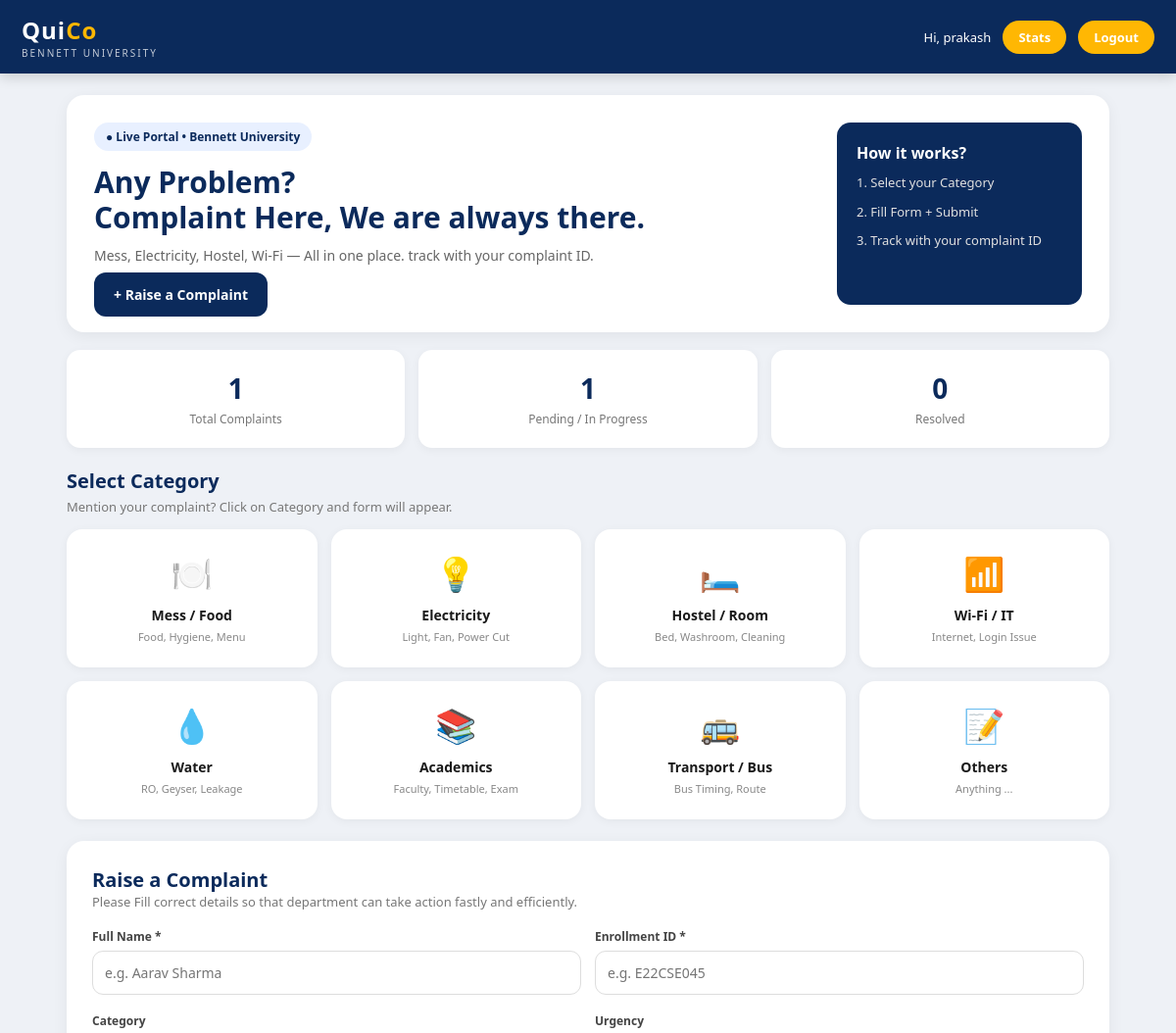
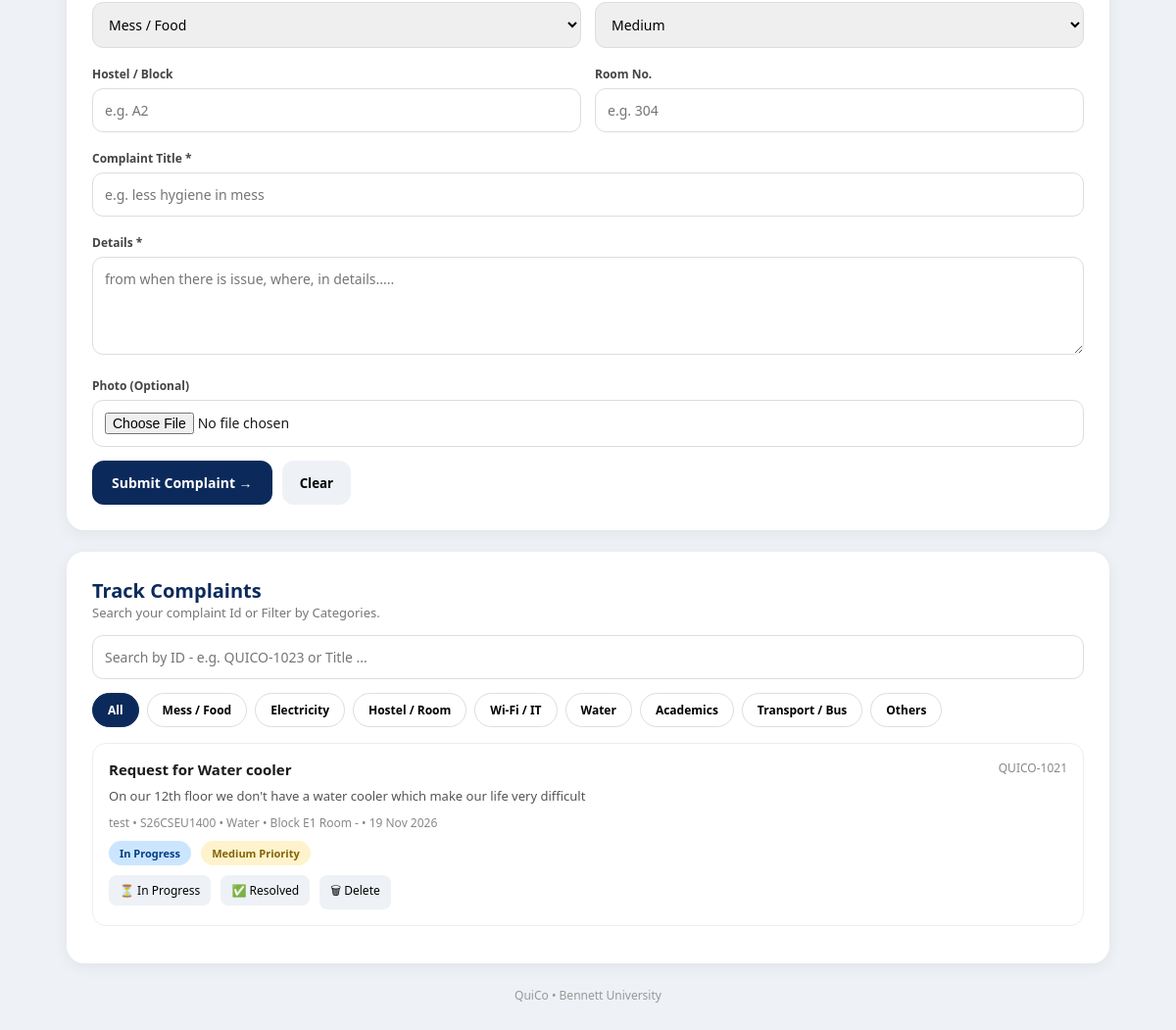
The app's page / (signed in) with its own data (2 pictures, top to bottom).
### complaints/models.py (models this page shows)
class Complaint(models.Model):
    STATUS = [("Pending","Pending"),("InProgress","In Progress"),("Resolved","Resolved")]
    URGENCY = [("Low","Low"),("Medium","Medium"),("High","High")]
    name = models.CharField(max_length=100)
    enroll = models.CharField(max_length=20)
    category = models.CharField(max_length=50)
    urgency = models.CharField(max_length=10, choices=URGENCY, default="Low")
    block = models.CharField(max_length=10, blank=True)
    room = models.CharField(max_length=10, blank=True)
    title = models.CharField(max_length=200)
    desc = models.TextField()
    status = models.CharField(max_length=12, choices=STATUS, default="Pending")
    photo = models.ImageField(upload_to="complaints/", blank=True)
    created = models.DateTimeField(auto_now_add=True)
    @property
    def code(self):                 # replaces "QUICO-1024 + length"
        return f"QUICO-{1020 + self.pk}"

### complaints/views.py (the view)
# urls.py: 2. Add a URL to urlpatterns:  path('', views.home, name='home')
@login_required
def home(request):
    cat = request.GET.get("category", "All")
    q = request.GET.get("q", "").strip()
    qs = Complaint.objects.all().order_by("-created")
    if cat != "All":
        qs = qs.filter(category=cat)
    if q:
        cond = Q(title__icontains=q)
        digits = "".join(ch for ch in q if ch.isdigit())
        if digits:
            cond |= Q(pk=int(digits) - 1020)   # QUICO-1023 -> pk 3
        qs = qs.filter(cond)
    return render(request, "index.html", {
        "categories": CATEGORIES, "complaints": qs, "current": cat,
        "total": Complaint.objects.count(),
        "pending": Complaint.objects.exclude(status="Resolved").count(),
        "resolved": Complaint.objects.filter(status="Resolved").count(),
        "username": request.user.email.split("@")[0],
    })

### templates/index.html (shortened to what this page needs)
{% load static %}
<!DOCTYPE html>
<html lang="en">
<head>
    <link rel="stylesheet" href="{% static 'CSS/style.css' %}">
</head>
<body>
<div id="app">
  <header>
    <div class="brand"><b>Qui<span>Co</span></b><small>BENNETT UNIVERSITY</small></div>
    <div class="header-right">
      <span>Hi, {{ username }}</span>
      <a class="btn-yellow" href="{% url 'stats' %}">Stats</a>
      <a class="btn-yellow" href="{% url 'logout' %}">Logout</a>
    </div>
  </header>
  <main class="container">
    <section class="hero">
      <div>
        <span class="pill">● Live Portal • Bennett University</span>
        <h2>Any Problem?<br>Complaint Here, We are always there.</h2>
        <p>Mess, Electricity, Hostel, Wi-Fi — All in one place. track with your complaint ID.</p>
        <a class="btn-dark" href="#formBox">+ Raise a Complaint</a>
      </div>
      <div class="hero-card">
        <b>How it works?</b>
        <p>1. Select your Category</p>
        <p>2. Fill Form + Submit </p>
        <p>3. Track with your complaint ID</p>
      </div>
    </section>
  <section class="stats">
    <div class="stat"><b>{{ total }}</b><span>Total Complaints</span></div>
    <div class="stat"><b>{{ pending }}</b><span>Pending / In Progress</span></div>
    <div class="stat"><b>{{ resolved }}</b><span>Resolved</span></div>
  </section>
    <h3 class="section-title">Select Category</h3>
    <p class="section-sub">Mention your complaint? Click on Category and form will appear.</p>
    <div class="grid" id="categoryGrid">
  {% for c in categories %}
    <a class="card" href="?category={{ c.name|urlencode }}#formBox">
      <div class="emoji">{{ c.emoji }}</div><b>{{ c.name }}</b><small>{{ c.desc }}</small>
    </a>
  {% endfor %}
</div>
<section class="form-box" id="formBox">
  <h3 id="formTitle">Raise a Complaint{% if current != "All" %} — {{ current }}{% endif %}</h3>
  <p class="form-sub">Please Fill correct details so that department can take action fastly and efficiently.</p>
  <form method="post" action="{% url 'submit' %}" enctype="multipart/form-data">
    <div class="row">
      <div><label>Full Name *</label><input name="name" placeholder="e.g. Aarav Sharma" required></div>
      <div><label>Enrollment ID *</label><input name="enroll" placeholder="e.g. E22CSE045" required></div>
    </div>
    <div class="row">
      <div><label>Category</label>
        <select name="category">
          {% for c in categories %}
            <option value="{{ c.name }}" {% if c.name == current %}selected{% endif %}>{{ c.name }}</option>
          {% endfor %}
        </select>
      </div>
      <div><label>Urgency</label>
        <select name="urgency">
          <option value="Medium" selected>Medium</option>
        </select>
      </div>
    </div>
    <div class="row">
      <div><label>Hostel / Block</label><input name="block" placeholder="e.g. A2"></div>
      <div><label>Room No.</label><input name="room" placeholder="e.g. 304"></div>
    </div>
    <div><label>Complaint Title *</label><input name="title" placeholder="e.g. less hygiene in mess" required></div>
    <div><label>Details *</label><textarea name="desc" placeholder="from when there is issue, where, in details....." required></textarea></div>
    <div><label>Photo (Optional)</label><input name="photo" type="file" accept="image/*"></div>
    <div class="btn-row">
      <button type="submit" class="btn-dark">Submit Complaint →</button>
      <button type="reset" class="btn-ghost">Clear</button>
    </div>
  </form>
</section>
  <section class="list-box">
  <h3>Track Complaints</h3>
  <p class="form-sub">Search your complaint Id or Filter by Categories.</p>
  <form method="get">
    <input name="q" value="{{ q }}" placeholder="Search by ID - e.g. QUICO-1023 or Title ...">
  </form>
  <div class="filter-row">
    <a href="?category=All"><button type="button" class="{% if current == 'All' %}active{% endif %}">All</button></a>
    {% for c in categories %}
      <a href="?category={{ c.name|urlencode }}"><button type="button" class="{% if current == c.name %}active{% endif %}">{{ c.name }}</button></a>
    {% endfor %}
  </div>
  <div id="complaintList">
    {% for c in complaints %}
      <div class="complaint">
        <div style="display:flex; justify-content:space-between; gap:10px;">
          <b>{{ c.title }}</b><span class="meta">{{ c.code }}</span>
        </div>
        <p>{{ c.desc }}</p>
        <div class="meta">{{ c.name }} • {{ c.enroll }} • {{ c.category }} • Block {{ c.block|default:"-" }} Room {{ c.room|default:"-" }} • {{ c.created|date:"d M Y" }}</div>
        <span class="badge {{ c.status }}">{{ c.get_status_display }}</span>
        <span class="badge {{ c.urgency }}">{{ c.urgency }} Priority</span>
        {% if request.user.is_staff %}
        <div>
          <form method="post" action="{% url 'status' c.pk 'InProgress' %}" style="display:inline">
            {% csrf_token %}<button class="small-btn">⏳ In Progress</button></form>
          <form method="post" action="{% url 'status' c.pk 'Resolved' %}" style="display:inline">
            {% csrf_token %}<button class="small-btn">✅ Resolved</button></form>
          <form method="post" action="{% url 'delete' c.pk %}" style="display:inline"
                onsubmit="return confirm('Should I delete it?')">
            {% csrf_token %}<button class="small-btn">🗑 Delete</button></form>
        </div>
        {% endif %}
      </div>
    {% empty %}
      <p style="color:#888; text-align:center; padding:20px;">Koi complaint nahi mili is filter me.</p>
    {% endfor %}
  </div>
</section>
    <p class="footer">QuiCo • Bennett University </p>
  </main>
</div>
</body>
</html>

### QuiCo/static/CSS/style.css (style rules this page uses)
* { margin:0; padding:0; box-sizing:border-box; font-family:'Segoe UI', Arial, sans-serif; }
body { background:#eef1f6; color:#1a1a1a; }
input, select, textarea { outline:none; }
a { text-decoration: none; color:inherit; }
header { background:#0b2a5b; color:#fff; padding:14px 22px; display:flex; justify-content:space-between; align-items:center; position:sticky; top:0; z-index:20; box-shadow:0 4px 12px rgba(0,0,0,.15); }
.brand b { font-size:24px; letter-spacing:1px; }
.brand b span, .logo span { color:#ffb703; }
.brand small { display:block; font-size:10px; letter-spacing:2px; opacity:.75; }
.header-right { display:flex; gap:12px; align-items:center; font-size:13px; }
.btn-yellow { background:#ffb703; border:none; padding:8px 16px; border-radius:20px; font-weight:700; cursor:pointer; }
.btn-dark { background:#0b2a5b; color:#fff; border:none; padding:13px 20px; border-radius:12px; font-weight:700; font-size:14px; cursor:pointer; }
.container { max-width:1100px; margin:0 auto; padding:22px 18px; }
.hero { background:#fff; border-radius:18px; padding:28px; display:flex; justify-content:space-between; gap:20px; box-shadow:0 4px 16px rgba(0,0,0,.06); }
.pill { background:#e8f0ff; color:#0b2a5b; padding:6px 12px; border-radius:20px; font-size:12px; font-weight:700; display:inline-block; }
.hero h2 { font-size:30px; color:#0b2a5b; line-height:1.2; margin:14px 0 10px; }
.hero p { color:#666; font-size:14px; margin-bottom:18px; line-height:1.5; }
.hero-card { background:#0b2a5b; color:#fff; padding:20px; border-radius:14px; min-width:250px; }
.hero-card b { font-size:16px; }
.hero-card p { color:#e0e0e0; margin:10px 0 0; font-size:13px; }
.stats { display:grid; grid-template-columns:repeat(3,1fr); gap:14px; margin:18px 0; }
.stat { background:#fff; padding:20px; border-radius:14px; text-align:center; box-shadow:0 2px 10px rgba(0,0,0,.05); }
.stat b { font-size:28px; color:#0b2a5b; display:block; }
.stat span { font-size:12px; color:#777; }
.section-title { color:#0b2a5b; font-size:20px; margin:20px 0 4px; }
.section-sub, .form-sub { color:#777; font-size:13px; margin-bottom:14px; }
.grid { display:grid; grid-template-columns:repeat(4,1fr); gap:14px; }
.card { background:#fff; padding:20px 10px; border-radius:16px; text-align:center; cursor:pointer; box-shadow:0 2px 10px rgba(0,0,0,.05); border:2px solid transparent; transition:.2s; }
.card .emoji { font-size:34px; }
.card b { display:block; margin-top:10px; font-size:14px; }
.card small { color:#888; font-size:11px; }
.form-box, .list-box { background:#fff; padding:26px; border-radius:18px; margin-top:22px; box-shadow:0 4px 16px rgba(0,0,0,.06); }
.form-box h3, .list-box h3 { color:#0b2a5b; font-size:20px; }
label { display:block; font-size:12px; font-weight:700; color:#444; margin-bottom:6px; margin-top:4px; }
.form-box input, .form-box select, .form-box textarea, .list-box input { width:100%; padding:12px; margin-bottom:14px; border:1.5px solid #ddd; border-radius:11px; font-size:14px; }
.form-box textarea { min-height:100px; resize:vertical; }
.row { display:grid; grid-template-columns:1fr 1fr; gap:14px; }
.btn-row { display:flex; gap:10px; }
.btn-ghost { background:#eef1f6; border:none; padding:13px 18px; border-radius:12px; cursor:pointer; font-weight:600; }
.filter-row { display:flex; gap:8px; flex-wrap:wrap; margin-bottom:16px; }
.filter-row button { padding:8px 15px; border-radius:20px; border:1.5px solid #ddd; background:#fff; cursor:pointer; font-size:12px; font-weight:600; }
.filter-row button.active { background:#0b2a5b; color:#fff; border-color:#0b2a5b; }
.complaint { border:1.5px solid #eee; border-radius:14px; padding:16px; margin-bottom:12px; }
.complaint b { font-size:15px; }
.complaint p { color:#555; font-size:13px; margin:8px 0; line-height:1.5; }
.meta { font-size:12px; color:#888; }
.badge { display:inline-block; padding:5px 11px; border-radius:20px; font-size:11px; font-weight:700; margin-top:10px; margin-right:6px; }
.InProgress { background:#cce5ff; color:#004085; }
.Medium { background:#fff3cd; color:#856404; }
.small-btn { border:none; background:#eef1f6; padding:7px 11px; border-radius:8px; cursor:pointer; font-size:12px; margin-right:6px; margin-top:10px; }
.footer { text-align:center; color:#999; font-size:12px; margin:24px 0 10px; }

### records on screen
Complaint: title "Request for Water cooler", code "QUICO-1021", desc "On our 12th floor we don't have a water cooler which make our life very difficult", name "test", enroll "S26CSEU1400", category "Water", block "E1", room "-", created "19 Nov 2026", status "In Progress", urgency "Medium"

### other values on screen
{{ username }} "prakash"
{{ total }} "1"
{{ pending }} "1"
{{ resolved }} "0"
{{ c.emoji }} "🍽️" "💡" "🛏️" "📶" "💧" "📚" "🚌" "📝"
{{ c.name }} "Mess / Food" "Electricity" "Hostel / Room" "Wi-Fi / IT" "Water" "Academics" "Transport / Bus" "Others"
{{ c.desc }} "Food, Hygiene, Menu" "Light, Fan, Power Cut" "Bed, Washroom, Cleaning" "Internet, Login Issue" "RO, Geyser, Leakage" "Faculty, Timetable, Exam" "Bus Timing, Route" "Anything ..."
form field category "Mess / Food"
